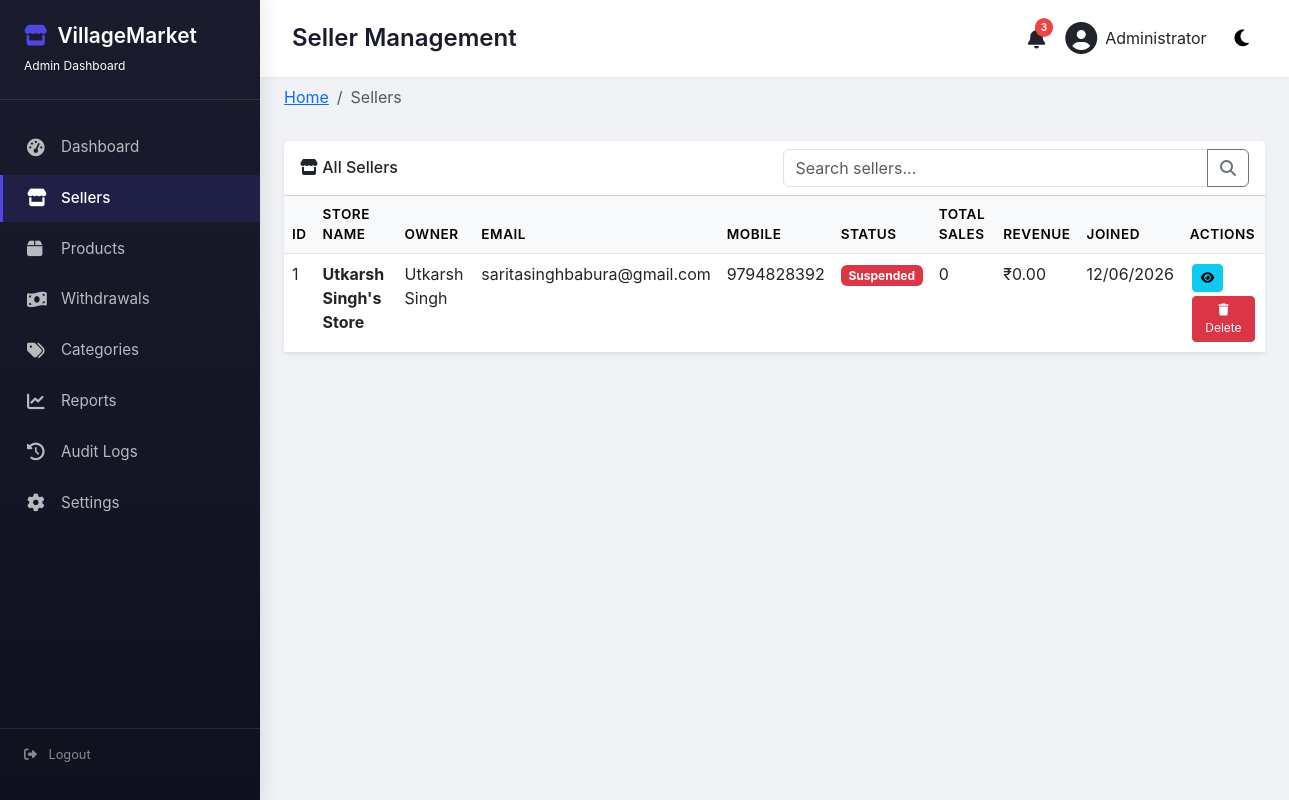
/admin/sellers (signed in), run on the app's committed database.
### models/user.py (models this page shows, shortened)
class User(UserMixin, db.Model):
    __tablename__ = 'users'
    id = db.Column(db.Integer, primary_key=True)
    name = db.Column(db.String(100), nullable=False)
    email = db.Column(db.String(120), unique=True, nullable=False)
    mobile = db.Column(db.String(20), unique=True, nullable=False)
    password_hash = db.Column(db.String(200), nullable=False)
    role = db.Column(db.String(20), nullable=False,
                     default='customer')  # admin, seller, customer
    is_active = db.Column(db.Boolean, default=False)  # email verified
    is_suspended = db.Column(db.Boolean, default=False)
    created_at = db.Column(db.DateTime, default=datetime.utcnow)
    updated_at = db.Column(
        db.DateTime, default=datetime.utcnow, onupdate=datetime.utcnow)
    customer_profile = db.relationship(
        'Customer', backref='user', uselist=False, cascade='all, delete-orphan')
    seller_profile = db.relationship(
        'Seller', backref='user', uselist=False, cascade='all, delete-orphan')
    notifications = db.relationship(
        'Notification', backref='user', lazy='dynamic')
    audit_logs = db.relationship('AuditLog', backref='user', lazy='dynamic')

class Seller(db.Model):
    __tablename__ = 'sellers'
    id = db.Column(db.Integer, primary_key=True)
    user_id = db.Column(db.Integer, db.ForeignKey(
        'users.id'), unique=True, nullable=False)
    store_name = db.Column(db.String(100))
    store_description = db.Column(db.Text)
    store_logo = db.Column(db.String(200))
    is_approved = db.Column(db.Boolean, default=False)
    total_sales = db.Column(db.Integer, default=0)
    total_revenue = db.Column(db.Float, default=0.0)
    created_at = db.Column(db.DateTime, default=datetime.utcnow)
    products = db.relationship('Product', backref='seller', lazy='dynamic')
    wallet = db.relationship('Wallet', backref='seller',
                             uselist=False, cascade='all, delete-orphan')
    withdrawals = db.relationship(
        'Withdrawal', backref='seller', lazy='dynamic')

### routes/admin.py (the view, shortened to what this page needs)
@admin_bp.route('/sellers')
@login_required
@admin_required
def sellers():
    page = request.args.get('page', 1, type=int)
    search = request.args.get('search', '')
    status = request.args.get('status', 'all')
    per_page = 20
    query = Seller.query.join(User)
    if status == 'pending':
        query = query.filter_by(is_approved=False)
    elif status == 'approved':
        query = query.filter_by(is_approved=True)
    elif status == 'suspended':
        query = query.filter(User.is_suspended == True)
    sellers = query.order_by(Seller.created_at.desc()).paginate(
        page=page, per_page=per_page)
    return render_template('admin/sellers.html', sellers=sellers, search=search, status=status)

### templates/admin/sellers.html (shortened to what this page needs)
{% extends "admin/base.html" %}
{% block page_title %}Seller Management{% endblock %}
{% block breadcrumb %}
<li class="breadcrumb-item active">Sellers</li>
{% endblock %}
{% block content %}
<div class="card border-0 shadow-sm">
    <div class="card-header bg-white">
        <div class="row g-3 align-items-center">
            <div class="col-md-6">
                <h6 class="mb-0"><i class="fas fa-store"></i> All Sellers</h6>
            </div>
            <div class="col-md-6">
                <div class="input-group">
                    <input type="text" class="form-control" id="searchInput" placeholder="Search sellers...">
                    <button class="btn btn-outline-secondary" type="button">
                        <i class="fas fa-search"></i>
                    </button>
                </div>
            </div>
        </div>
    </div>
    <div class="card-body p-0">
        <div class="table-responsive">
            <table class="table table-hover mb-0" id="sellersTable">
                <thead class="table-light">
                    <tr>
                        <th>ID</th>
                        <th>Store Name</th>
                        <th>Owner</th>
                        <th>Email</th>
                        <th>Mobile</th>
                        <th>Status</th>
                        <th>Total Sales</th>
                        <th>Revenue</th>
                        <th>Joined</th>
                        <th>Actions</th>
                    </tr>
                </thead>
                <tbody>
                    {% for seller in sellers.items %}
                    <tr data-seller-id="{{ seller.id }}">
                        <td>{{ seller.id }}</td>
                        <td><strong>{{ seller.store_name }}</strong></td>
                        <td>{{ seller.user.name }}</td>
                        <td>{{ seller.user.email }}</td>
                        <td>{{ seller.user.mobile }}</td>
                        <td>
                            {% if seller.user.is_suspended %}
                                <span class="badge bg-danger">Suspended</span>
                            {% elif seller.is_approved %}
                                <span class="badge bg-success">Approved</span>
                            {% else %}
                                <span class="badge bg-warning">Pending</span>
                            {% endif %}
                        </td>
                        <td>{{ seller.total_sales }}</td>
                        <td>₹{{ "{:,.2f}".format(seller.total_revenue) }}</td>
                        <td>{{ seller.created_at.strftime('%d/%m/%Y') }}</td>
                        <td>
                            <button class="btn btn-sm btn-info btn-view-seller" data-id="{{ seller.id }}" data-bs-toggle="modal" data-bs-target="#sellerModal">
                                <i class="fas fa-eye"></i>
                            </button>
                            <button class="btn btn-sm btn-danger btn-delete-seller" data-id="{{ seller.id }}">
                                <i class="fas fa-trash"></i> Delete
                            </button>
                        </td>
                    </tr>
                    {% else %}
                    <tr><td colspan="10" class="text-center py-5">No sellers found</td></tr>
                    {% endfor %}
                </tbody>
            </table>
        </div>
    </div>
</div>
{% endblock %}

### templates/admin/base.html (shortened to what this page needs)
<!DOCTYPE html>
<html lang="en" data-bs-theme="light">
<head>
    <link href="https://cdn.jsdelivr.net/npm/bootstrap@5.3.0/dist/css/bootstrap.min.css" rel="stylesheet">
    <link rel="stylesheet" href="https://cdnjs.cloudflare.com/ajax/libs/font-awesome/6.4.0/css/all.min.css">
</head>
<body>
    <div class="admin-wrapper">
        <div class="admin-sidebar" id="adminSidebar">
            <div class="sidebar-header">
                <h3><i class="fas fa-store"></i> VillageMarket</h3>
                <small class="d-block mt-2" style="font-size: 0.75rem;">Admin Dashboard</small>
            </div>
            <ul class="sidebar-nav">
                <li><a href="{{ url_for('admin.dashboard') }}" class="{% if request.endpoint == 'admin.dashboard' %}active{% endif %}">
                    <i class="fas fa-tachometer-alt"></i> Dashboard
                </a></li>
                <li><a href="{{ url_for('admin.sellers') }}" class="{% if request.endpoint == 'admin.sellers' %}active{% endif %}">
                    <i class="fas fa-store"></i> Sellers
                </a></li>
                <li><a href="{{ url_for('admin.admin_products') }}" class="{% if request.endpoint == 'admin.admin_products' %}active{% endif %}">
                    <i class="fas fa-box"></i> Products
                </a></li>
                <li><a href="{{ url_for('admin.withdrawals') }}" class="{% if request.endpoint == 'admin.withdrawals' %}active{% endif %}">
                    <i class="fas fa-money-bill-wave"></i> Withdrawals
                </a></li>
                <li><a href="{{ url_for('admin.categories') }}" class="{% if request.endpoint == 'admin.categories' %}active{% endif %}">
                    <i class="fas fa-tags"></i> Categories
                </a></li>
                <li><a href="{{ url_for('admin.reports') }}" class="{% if request.endpoint == 'admin.reports' %}active{% endif %}">
                    <i class="fas fa-chart-line"></i> Reports
                </a></li>
                <li><a href="{{ url_for('admin.audit_logs') }}" class="{% if request.endpoint == 'admin.audit_logs' %}active{% endif %}">
                    <i class="fas fa-history"></i> Audit Logs
                </a></li>
                <li><a href="{{ url_for('admin.settings') }}" class="{% if request.endpoint == 'admin.settings' %}active{% endif %}">
                    <i class="fas fa-cog"></i> Settings
                </a></li>
            </ul>
            <div class="sidebar-footer">
                <i class="fas fa-sign-out-alt"></i>
                <a href="{{ url_for('auth.logout') }}" class="text-white-50 text-decoration-none ms-2">Logout</a>
            </div>
        </div>
        <div class="admin-content">
            <div class="admin-topbar">
                <div class="d-flex align-items-center gap-3">
                    <h4 class="page-title mb-0">{% block page_title %}Dashboard{% endblock %}</h4>
                </div>
                <div class="admin-user">
                    <div class="notification-icon">
                        <i class="fas fa-bell fa-lg"></i>
                        <span class="notification-badge">3</span>
                    </div>
                    <div class="user-dropdown" data-bs-toggle="dropdown">
                        <i class="fas fa-user-circle fa-2x"></i>
                        <span class="d-none d-md-inline">{{ current_user.name }}</span>
                    </div>
                    <button class="dark-toggle" id="darkModeToggle">
                        <i class="fas fa-moon"></i>
                    </button>
                </div>
            </div>
            <div class="container-fluid px-4 py-2">
                <nav aria-label="breadcrumb">
                    <ol class="breadcrumb">
                        <li class="breadcrumb-item"><a href="{{ url_for('admin.dashboard') }}">Home</a></li>
                        {% block breadcrumb %}{% endblock %}
                    </ol>
                </nav>
            </div>
            <div class="container-fluid px-4 py-4">
                {% block content %}{% endblock %}
            </div>
        </div>
    </div>
</body>
</html>

### templates/admin/base.html (style rules this page uses)
* { margin: 0; padding: 0; box-sizing: border-box; }
body { font-family: 'Inter', -apple-system, 'Segoe UI', sans-serif; background: #f0f2f5; overflow-x: hidden; }
.admin-wrapper { display: flex; min-height: 100vh; }
.admin-sidebar { width: 260px; background: linear-gradient(180deg, #1a1c2e 0%, #0f111e 100%); color: white; position: fixed; height: 100vh; overflow-y: auto; transition: all 0.3s ease; z-index: 1000; box-shadow: 2px 0 20px rgba(0,0,0,0.1); }
.sidebar-header { padding: 1.5rem; border-bottom: 1px solid rgba(255,255,255,0.1); margin-bottom: 1.5rem; }
.sidebar-header h3 { font-size: 1.3rem; font-weight: 600; margin: 0; display: flex; align-items: center; gap: 10px; }
.sidebar-header h3 i { color: #4f46e5; }
.sidebar-nav { list-style: none; padding: 0; margin: 0; }
.sidebar-nav li { margin-bottom: 0.25rem; }
.sidebar-nav li a { display: flex; align-items: center; gap: 12px; padding: 12px 24px; color: rgba(255,255,255,0.7); text-decoration: none; transition: all 0.3s; font-size: 0.95rem; border-left: 3px solid transparent; }
.sidebar-nav li a i, .sidebar-nav li a .fas, .sidebar-nav li a .far { width: 22px; font-size: 1.1rem; }
.sidebar-nav li a.active { background: rgba(79, 70, 229, 0.15); color: white; border-left-color: #4f46e5; font-weight: 500; }
.sidebar-footer { position: absolute; bottom: 20px; left: 0; right: 0; padding: 1rem 1.5rem; border-top: 1px solid rgba(255,255,255,0.1); font-size: 0.8rem; color: rgba(255,255,255,0.5); }
.admin-content { flex: 1; margin-left: 260px; transition: all 0.3s ease; min-height: 100vh; }
.admin-topbar { background: white; padding: 1rem 2rem; display: flex; justify-content: space-between; align-items: center; box-shadow: 0 1px 3px rgba(0,0,0,0.05); position: sticky; top: 0; z-index: 99; }
.page-title { font-size: 1.5rem; font-weight: 600; margin: 0; color: #1a1c2e; }
.breadcrumb { background: transparent; padding: 0; margin: 0; }
.admin-user { display: flex; align-items: center; gap: 20px; }
.notification-icon { position: relative; cursor: pointer; }
.notification-badge { position: absolute; top: -8px; right: -8px; background: #ef4444; color: white; border-radius: 50%; padding: 2px 6px; font-size: 10px; font-weight: bold; }
.user-dropdown { cursor: pointer; display: flex; align-items: center; gap: 8px; }
.dark-toggle { background: none; border: none; font-size: 1.2rem; cursor: pointer; padding: 8px; border-radius: 8px; transition: all 0.3s; }
.table-responsive { overflow-x: auto; }
.table th { font-weight: 600; font-size: 0.85rem; text-transform: uppercase; letter-spacing: 0.5px; }
.btn-sm { padding: 0.25rem 0.5rem; font-size: 0.75rem; margin: 2px; }

### data on the page
User: name "Administrator"
Seller: id "1", store_name "Utkarsh Singh's Store", user.name "Utkarsh Singh", user.email "saritasinghbabura@gmail.com", user.mobile "9794828392", total_sales "0", total_revenue "0.00", created_at "12/06/2026"
